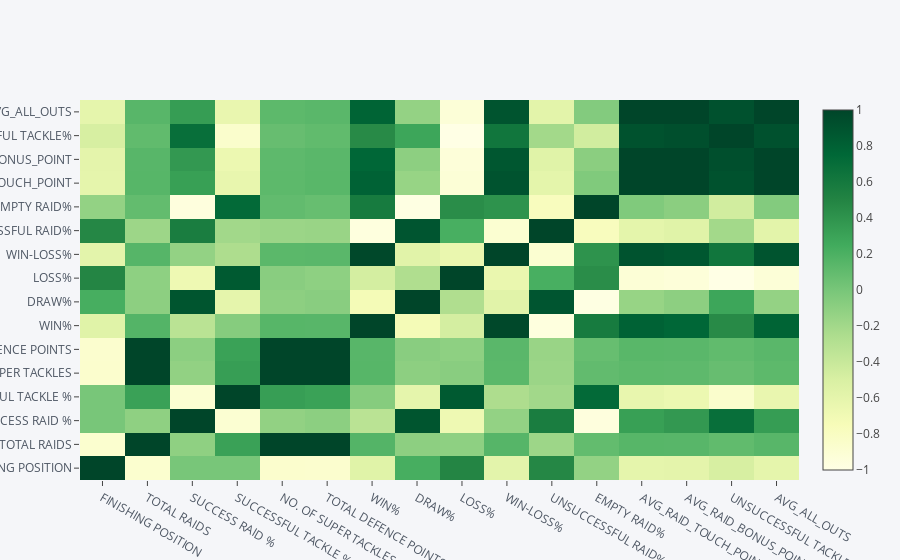

Notebook code for this chart:
### Code cell
df6.corr().iplot(kind='heatmap',colorscale='ylgn')

### Figure 1 — Plotly figure (JSON) as saved in the notebook; plotly's stock layout.template omitted (floating-point values rounded to 4 significant figures; data arrays with more than 128 entries replaced by an {"elided": "..."} marker saying what was removed)
{"data": [{"colorscale": [[0, "rgb(255,255,229)"], [0.125, "rgb(247,252,185)"], [0.25, "rgb(217,240,163)"], [0.375, "rgb(173,221,142)"], [0.5, "rgb(120,198,121)"], [0.625, "rgb(65,171,93)"], [0.75, "rgb(35,132,67)"], [0.875, "rgb(0,104,55)"], [1, "rgb(0,69,41)"]], "type": "heatmap", "uid": "299779ca-adf4-41c5-91a8-da4c38971480", "x": ["FINISHING POSITION", "TOTAL RAIDS", "SUCCESS RAID %", "SUCCESSFUL TACKLE %", "NO. OF SUPER TACKLES", "TOTAL DEFENCE POINTS", "WIN%", "DRAW%", "LOSS%", "WIN-LOSS%", "UNSUCCESSFUL RAID%", "EMPTY RAID%", "AVG_RAID_TOUCH_POINT", "AVG_RAID_BONUS_POINT", "UNSUCCESSFUL TACKLE%", "AVG_ALL_OUTS"], "y": ["FINISHING POSITION", "TOTAL RAIDS", "SUCCESS RAID %", "SUCCESSFUL TACKLE %", "NO. OF SUPER TACKLES", "TOTAL DEFENCE POINTS", "WIN%", "DRAW%", "LOSS%", "WIN-LOSS%", "UNSUCCESSFUL RAID%", "EMPTY RAID%", "AVG_RAID_TOUCH_POINT", "AVG_RAID_BONUS_POINT", "UNSUCCESSFUL TACKLE%", "AVG_ALL_OUTS"], "z": {"elided": "16x16 float values"}, "zmax": 1, "zmin": -0.9999}], "layout": {"legend": {"bgcolor": "#F5F6F9", "font": {"color": "#4D5663"}}, "paper_bgcolor": "#F5F6F9", "plot_bgcolor": "#F5F6F9", "title": {"font": {"color": "#4D5663"}}, "xaxis": {"gridcolor": "#E1E5ED", "showgrid": true, "tickfont": {"color": "#4D5663"}, "title": {"font": {"color": "#4D5663"}, "text": ""}, "zerolinecolor": "#E1E5ED"}, "yaxis": {"gridcolor": "#E1E5ED", "showgrid": true, "tickfont": {"color": "#4D5663"}, "title": {"font": {"color": "#4D5663"}, "text": ""}, "zerolinecolor": "#E1E5ED"}}}
